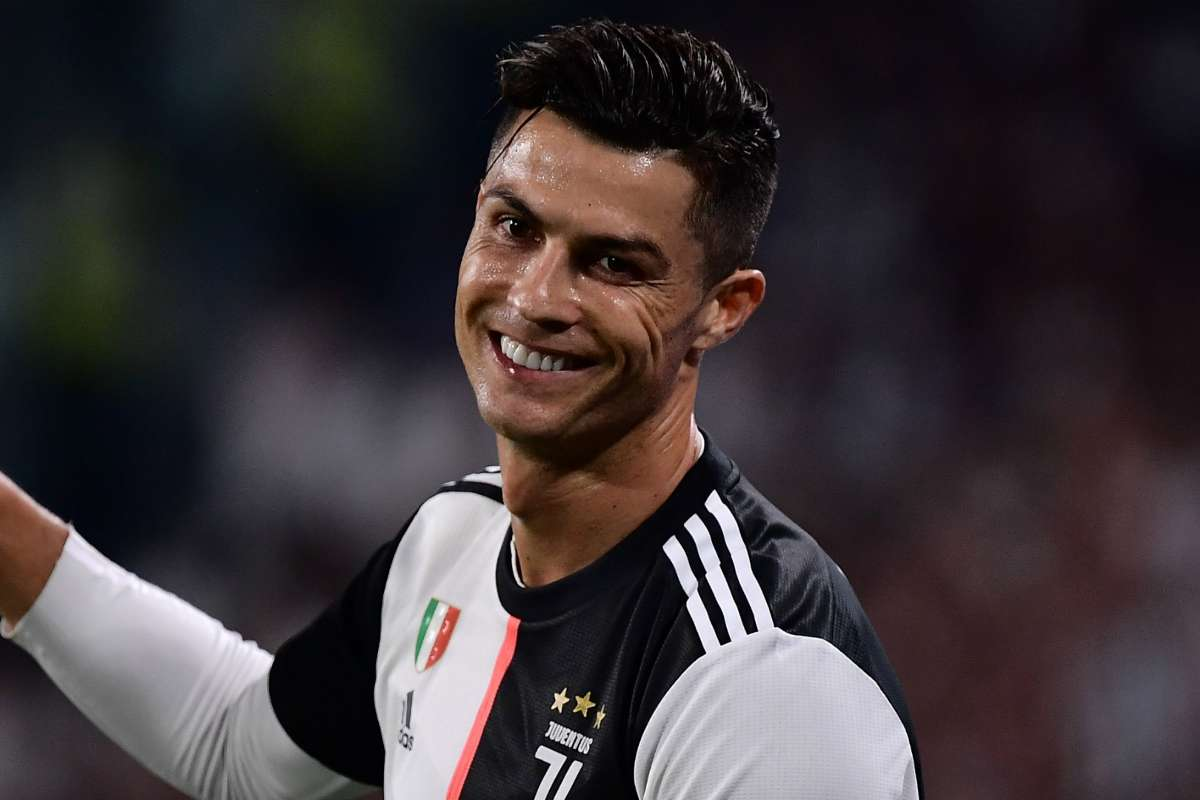
#> input picture cr7.jpg, 1200 x 800 px
$ python histogram.py
#> lines starting #> are read from the running program, lines starting #| are printed output that depends on the picture
import cv2
import numpy as np
from matplotlib import pyplot as plt


img = cv2.imread('cr7.jpg')
#> img is the input picture: shape (800, 1200, 3); mean B, G, R 56, 52.8, 60.4

color = ('b','g','r')

for i,col in enumerate(color):
	hist = cv2.calcHist([img],[i],None,[256],[0,256])
	plt.plot(hist,color = col)
	plt.xlim([0,256])

plt.show()
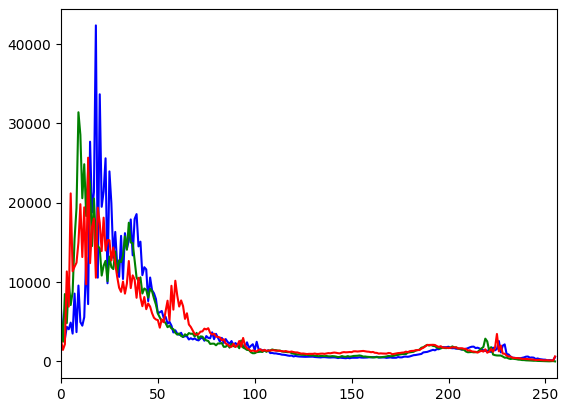
#> figure drawn by matplotlib, 1 panel; curve peaks at x = 18, y = 42354; curve peaks at x = 9, y = 31407; curve peaks at x = 14, y = 25686
